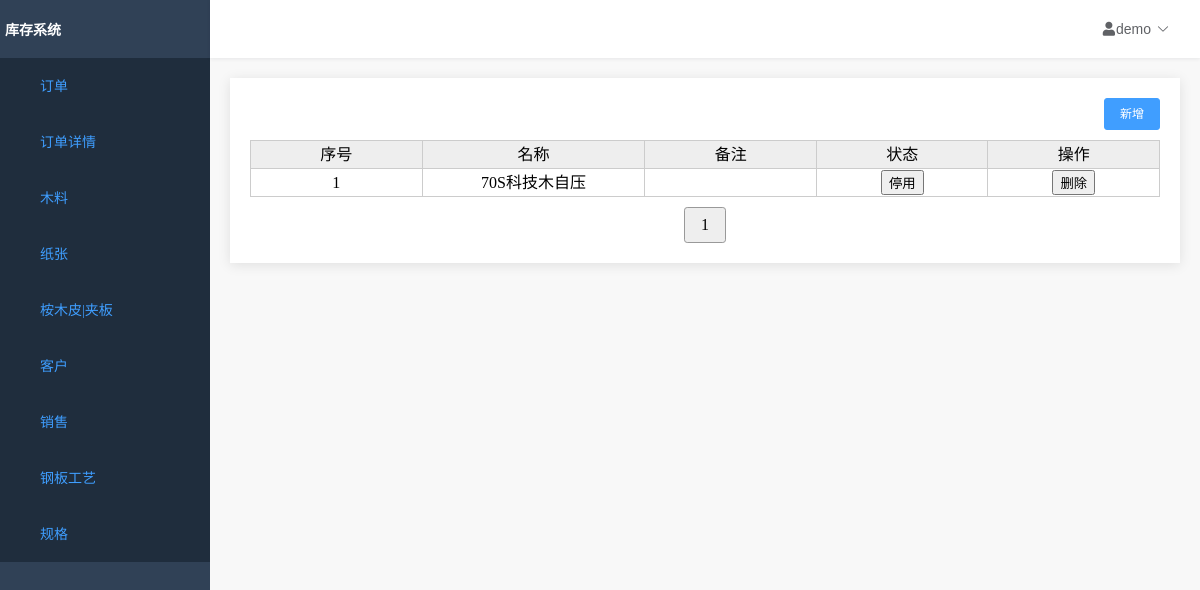
Before: /home/process/specification/list/ with the older database file.
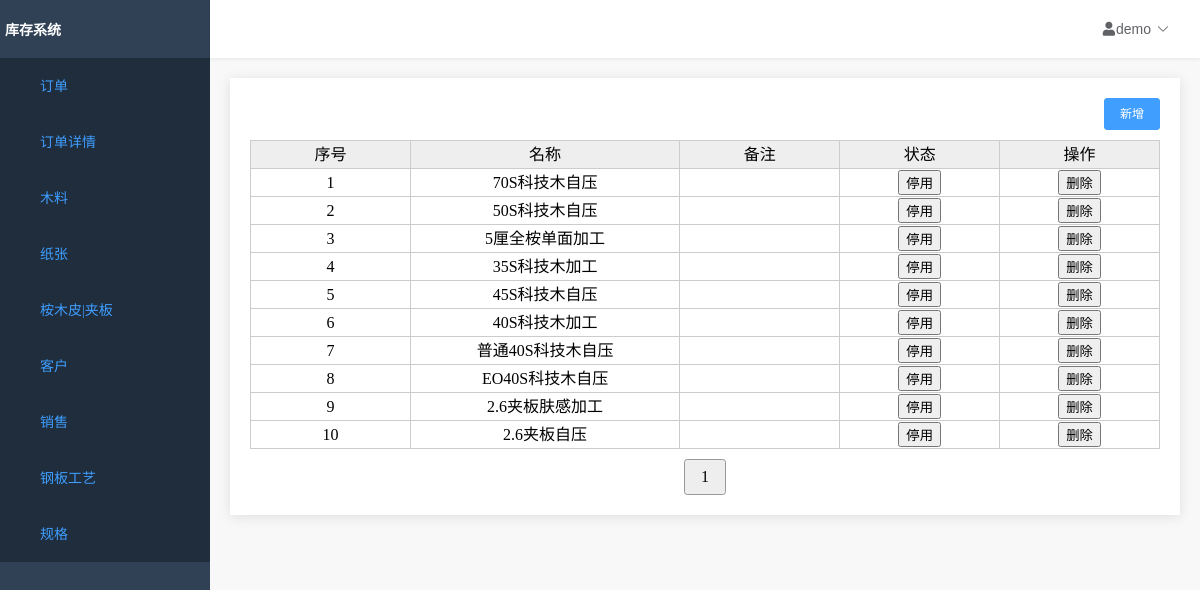
After: the same page with the newer database file.
### process/models.py (models this page shows, shortened)
class SpecificationModel(models.Model):
    id = models.AutoField(primary_key=True)
    name = models.TextField('名称', max_length=64, null=False)
    note = models.TextField('备注', max_length=256, default='')
    enable = models.BooleanField(
        '是否使用', default=True, blank=False, null=False)
    created_time = models.DateTimeField('创建时间', default=now)
    last_mod_time = models.DateTimeField('修改时间', auto_now=True)
    objects = models.manager

### process/views.py (the view)
# urls.py: path('specification/list/', views.SpecificationListView.as_view(), name='specification_list'),
class SpecificationListView(ListView):
    paginate_by = 15
    model = SpecificationModel
    template_name = 'specificationlist.html'
    context_object_name = 'object_list'
    def get_queryset(self):  # 重写get_queryset方法
        return SpecificationModel.objects.all().order_by('-id')
    def get_context_data(self, **kwargs):
        context = super(SpecificationListView, self).get_context_data(**kwargs)
        return context

### InventorySystem/context_processor.py (called while the page is built)
def nav_list(request):
    func_list = []
    func_list.append(('订单', '/home/order/head/list'))
    func_list.append(('订单详情', '/home/order/list'))
    func_list.append(('木料', '/home/wood/list'))
    func_list.append(('纸张', '/home/paper/list'))
    func_list.append(('桉木皮|夹板', '/home/skin/list'))
    func_list.append(('客户', '/home/customer/list'))
    func_list.append(['销售', '/home/salesman/list'])
    func_list.append(('钢板工艺', '/home/process/technology/list'))
    func_list.append(('规格', '/home/process/specification/list'))
    return locals()

### templates/specificationlist.html
{% extends 'table.html' %}
{% block table %}
<div>
    <div class="top_tool_bar">
        <div class="right_buttons">
            <a href="/home/process/specification/add">
                <button type="button">
                    <span>新增</span>
                </button>
            </a>
        </div>
    </div>
    <div class="results">
        <table id="result_list">
            <thead>
            <th scope="col" class="sortable column-id">序号</th>
            <th scope="col" class="sortable column-name">名称</th>
            <th scope="col" class="sortable column-name">备注</th>
            <th scope="col">状态</th>
            <th scope="col">操作</th>
            </thead>
            {% for obj in object_list %}
            <tr>
                <td>{{ forloop.counter }}</td>
                <td>{{obj.name}}</td>
                <td>{{obj.note}}</td>
                <td>
                    <a href="/home/process/specification/enable?id={{ obj.id }}">
                        {% if obj.enable %}
                        <input type="button" value="停用">
                        {% else %}
                        <input type="button" value="已停用">
                        {% endif %}
                    </a>
                </td>
                <td>
                    <a href="/home/process/specification/del?id={{ obj.id }}">
                        <input type="button" value="删除">
                    </a>
                </td>
            </tr>
            {% endfor %}
        </table>
    </div>
</div>
{% endblock %}

Changed rows visible on the page:
added SpecificationModel: name "50S科技木自压"
added SpecificationModel: name "5厘全桉单面加工"
added SpecificationModel: name "35S科技木加工"
added SpecificationModel: name "45S科技木自压"
added SpecificationModel: name "40S科技木加工"
added SpecificationModel: name "普通40S科技木自压"
added SpecificationModel: name "EO40S科技木自压"
added SpecificationModel: name "2.6夹板肤感加工"
added SpecificationModel: name "2.6夹板自压"
